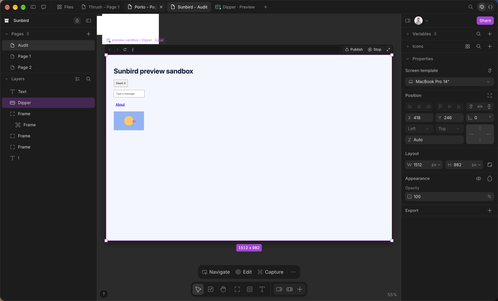
#> input picture design/wonder/preview-audit/wonder/PF2-path-verified.png, 498 x 301 px, shrunk from 2880 x 1740 before the run
$ python make-pairs.py
#> lines starting #> are read from the running program, lines starting #| are printed output that depends on the picture; pictures that were not available may be replaced by others from this repository, and a replacement may not be noted
"""Regenerate pairs/<name>.png for every Verynize PNG that has Wonder evidence (preview parity audit).

Wonder's verified retake (<name>-verified/-confirmed/-ready/-menu/-retry) is used when it exists; excluded first attempts are skipped.

Wonder on the left, a 20 px magenta gutter, Verynize on the right; the canvas is magenta where a half is shorter.
Run from anywhere: python3 design/wonder/preview-audit/make-pairs.py
"""
from pathlib import Path

from PIL import Image

HERE = Path(__file__).resolve().parent
GUTTER, MAGENTA = 20, (255, 0, 255)


# Wonder retakes that supersede a failed first attempt (see wonder/notes.md, "Do not use attempted-state names").
PREFER = ("-verified", "-final")
# First attempts the Wonder notes exclude as evidence; they are never paired unless a retake exists.
# PP2-stopped-verified is valid evidence of the discard confirmation (not of the stopped result, which is PS5-paused).
EXCLUDED = {
    "PS1-hover.png", "PS2-card.png", "PS2-card-verified.png", "PS3-starting.png", "PF1-running.png", "PM1-toolbar.png",
    "PM1-toolbar-verified.png", "PM2-typed.png", "PM3-hover.png", "PF2-path.png", "PF2-path-about.png", "PF3-expanded.png",
    "PS4-error.png", "PS4-transition.png", "PS4-logs.png", "PM5-context.png", "X4-more-actions.png", "PP2-stopped.png",
}


def wonder_for(left, name):
#> called with name = 'PF2-path-verified.png'
    stem = name[:-4]
    for suffix in PREFER:
        if (left / f"{stem}{suffix}.png").exists() and f"{stem}{suffix}.png" not in EXCLUDED:
            return left / f"{stem}{suffix}.png"
    if name in EXCLUDED or not (left / name).exists():
        return None
    return left / name


def pair_dir(left, right, out):
    names = sorted(p.name for p in right.glob("*.png") if wonder_for(left, p.name))
    out.mkdir(exist_ok=True)
    for old in out.glob("*.png"):
        old.unlink()
    for name in names:
        w = Image.open(wonder_for(left, name)).convert("RGB")
        v = Image.open(right / name).convert("RGB")
        pair = Image.new("RGB", (w.width + GUTTER + v.width, max(w.height, v.height)), MAGENTA)
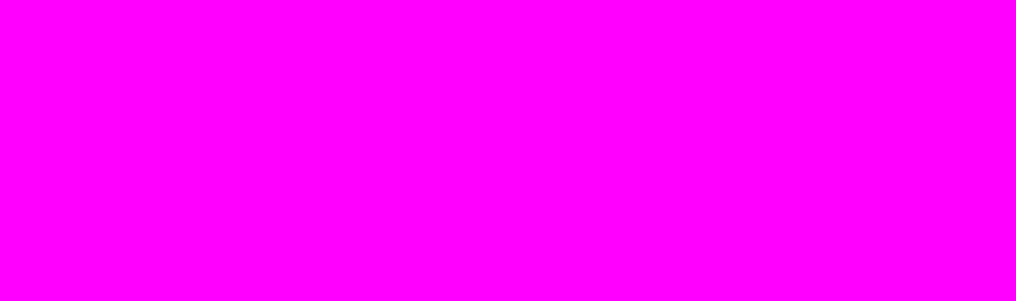
#> pair: PIL image 1016x301 RGB; mean R, G, B 255, 0, 255
        pair.paste(w, (0, 0))
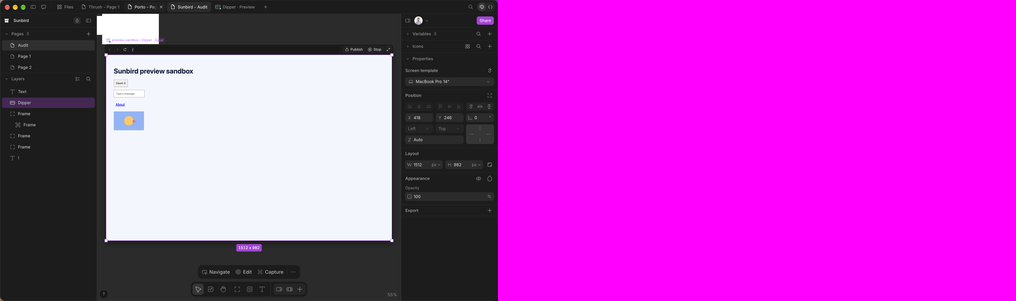
#> pair: PIL image 1016x301 RGB; mean R, G, B 184.7, 54.8, 186.7
        pair.paste(v, (w.width + GUTTER, 0))
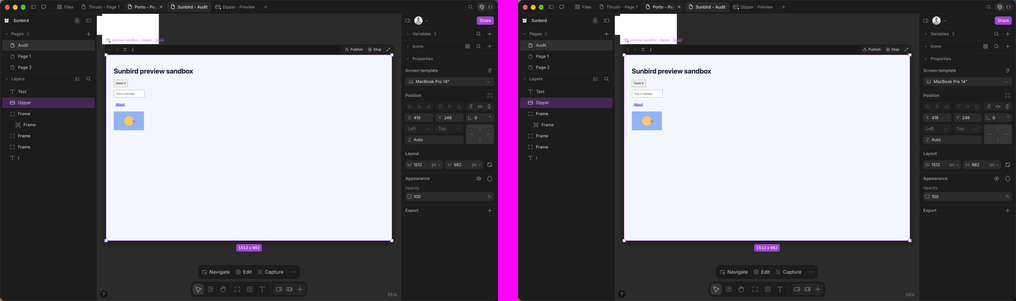
#> pair: PIL image 1016x301 RGB; mean R, G, B 114.5, 109.6, 118.4
        pair.save(out / name)
    return len(names)


print(f"{pair_dir(HERE / 'wonder', HERE / 'verynize', HERE / 'pairs')} pairs")
print(f"{pair_dir(HERE / 'wonder', HERE / 'verynize' / 'after', HERE / 'pairs-after')} after-fix pairs")
